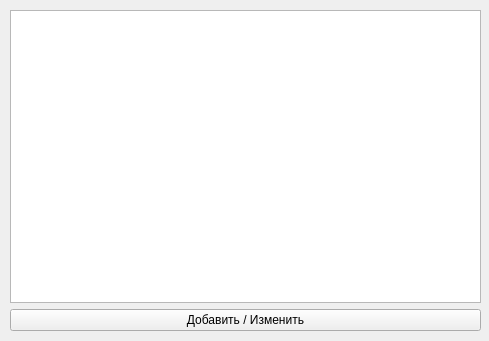
<?xml version="1.0" encoding="UTF-8"?>
<ui version="4.0">
 <class>Form</class>
 <widget class="QWidget" name="Form">
  <property name="geometry">
   <rect>
    <x>0</x>
    <y>0</y>
    <width>489</width>
    <height>341</height>
   </rect>
  </property>
  <property name="windowTitle">
   <string>Form</string>
  </property>
  <widget class="QWidget" name="verticalLayoutWidget">
   <property name="geometry">
    <rect>
     <x>10</x>
     <y>10</y>
     <width>471</width>
     <height>321</height>
    </rect>
   </property>
   <layout class="QVBoxLayout" name="verticalLayout">
    <item>
     <widget class="QTableWidget" name="tableWidget"/>
    </item>
    <item>
     <widget class="QPushButton" name="add_button">
      <property name="text">
       <string>Добавить / Изменить</string>
      </property>
     </widget>
    </item>
   </layout>
  </widget>
 </widget>
 <resources/>
 <connections/>
</ui>
